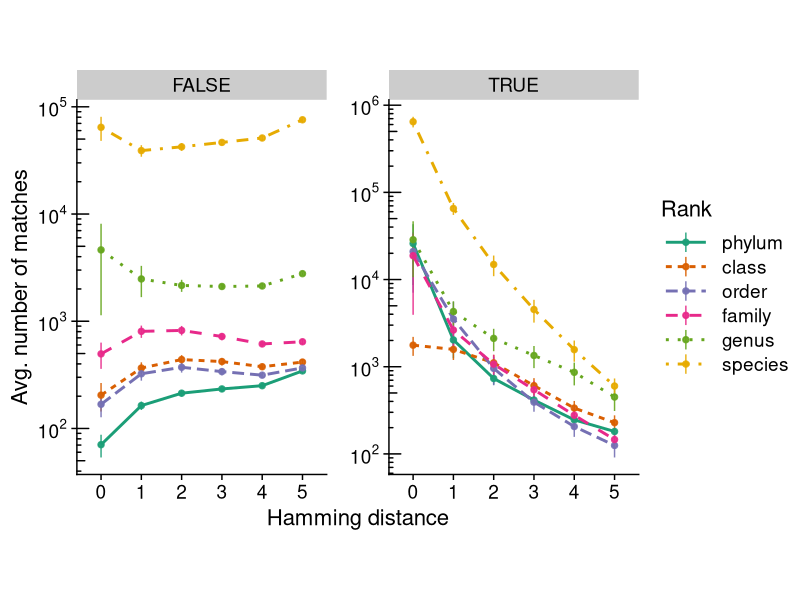

Generate this figure with R: (Note: this script raises an error after producing the figure.)
require(ggplot2)
require(readr)
require(cowplot)
require(dplyr)
require(plotrix)

ms <- read_csv("../results/CONSULTII-summary_matches-bacteria-w4s5.csv")
ms$Rank <- tolower(ms$Rank)
ms$Rank <- factor(
  ms$Rank,
  levels = c("kingdom", "phylum", "class", "order", "family", "genus", "species")
)

ms <- ms %>% filter(Rank != "kingdom")

ms_summary <- ms %>%
  group_by(Rank, Hamming_distance, Match) %>%
  summarize(avg = mean(Count), std = std.error(Count))

ggplot(ms_summary, aes(color = Rank, fill = Rank)) +
  facet_wrap(vars(Match), scales = "free_y") +
  geom_line(aes(x = factor(Hamming_distance), y = avg, linetype = Rank, group = Rank), stat = "identity", linewidth = 1) +
  geom_pointrange(aes(x = factor(Hamming_distance), y = avg, ymin = avg - std, ymax = avg + std), alpha = 0.9, size = 0.3) +
  scale_y_continuous(trans = "log10", labels = scales::trans_format("log10", scales::math_format(10^.x))) +
  theme_cowplot(font_size = 16) +
  labs(shape = "Rank", colour = "Rank", x = "Hamming distance", y = "Avg. number of matches") +
  scale_colour_brewer(palette = "Dark2") +
  theme(panel.spacing.x = unit(1.15, "lines")) +
  theme(legend.key.width = unit(2.5, "line")) +
  annotation_logticks(sides = "l") +
  theme(aspect.ratio = 1.5)
ggsave2("../figures/number_of_matches.pdf")
